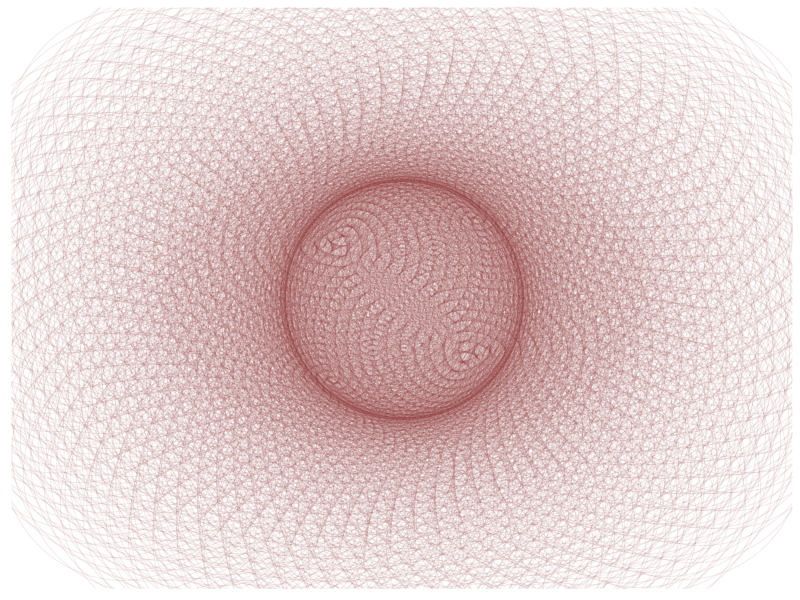

This chart was generated by the following R code: (Note: this script raises an error after producing the figure.)
#Load ggplot2
library(ggplot2)

# Set the values of angle and points
golden_angle <- 13*pi/180 #actual golden angle forumla is Golden Angle= pi * (3 - sqrt(5))
points <- 2000

#create the formula
t <- (1:points) * golden_angle
x <- sin(t)
y <- cos(t)
df <- data.frame(t, x, y)

# create the  flower
ggplot(df, aes(x*t, y*t))+
    geom_point(size= 80, alpha= 0.1, shape= 1, color= "indianred4")+ 
    theme(legend.position= "none",
      panel.background = element_rect(fill= "white"),
      panel.grid= element_blank(),
      axis.ticks= element_blank(),
      axis.title= element_blank(),
      axis.text= element_blank())+
    ggsave("Phyllotaxis.png", width= 4, height= 4, units= "in")
